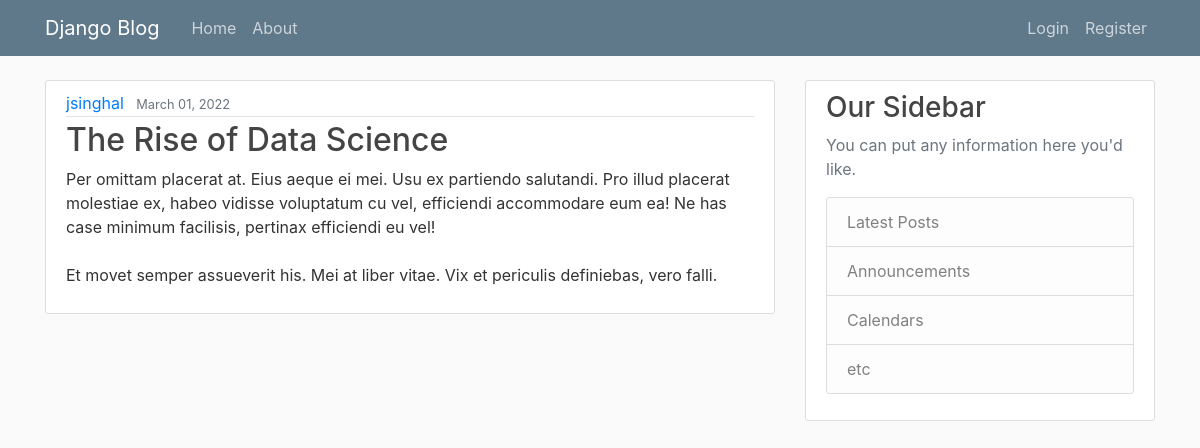
Screenshot of /33/detail/ with the database file from the repository.
### blog/models.py (models this page shows, shortened)
class Post(models.Model):
    title = models.CharField(max_length=100)
    content = models.TextField()
    date_posted = models.DateTimeField(default=timezone.now)
    author = models.ForeignKey(User, on_delete=models.CASCADE)

### blog/views.py (the view)
# urls.py: path('<str:pk>/detail/', views.detailBlog, name="blog-detail"),
def detailBlog(request, pk):
    post = get_object_or_404(Post, pk=pk)
    return render(request, "blog/blogDetail.html", {'post': post})

### blog/templates/blog/blogDetail.html (shortened to what this page needs)
{% extends "blog/base.html" %} {% block content %}
<article class="media content-section">
  <div class="media-body">
    <div class="article-metadata">
      <a class="mr-2" href="{% url 'specific-user-blogs' post.author %}">{{ post.author }}</a>
      <small class="text-muted">{{ post.date_posted|date:"F d, Y" }}</small>
    </div>
    <h2 class="article-title">{{ post.title }}</h2>
    <p class="article-content">{{ post.content }}</p>
  </div>
</article>
{% endblock content %}

### blog/static/blog/main.css (style rules this page uses)
body { background: #fafafa; color: #333333; margin-top: 5rem; }
h1, h2, h3, h4, h5, h6 { color: #444444; }
.content-section { background: #ffffff; padding: 10px 20px; border: 1px solid #dddddd; border-radius: 3px; margin-bottom: 20px; }
.article-title { color: #444444; }
.article-content { white-space: pre-line; }
.article-metadata { padding-bottom: 1px; margin-bottom: 4px; border-bottom: 1px solid #e3e3e3; }

### rows the page displays
Post: author "jsinghal", date_posted "March 01, 2022", title "The Rise of Data Science", content "Per omittam placerat at. Eius aeque ei mei. Usu ex partiendo salutandi. Pro illud placerat molestiae ex, habeo vidisse voluptatum cu vel, efficiendi accommodare eum ea! Ne has case minimum facilisis, pertinax efficiendi eu vel! Et movet semper assueverit his. Mei at liber vitae. Vix et periculis definiebas, vero falli."
